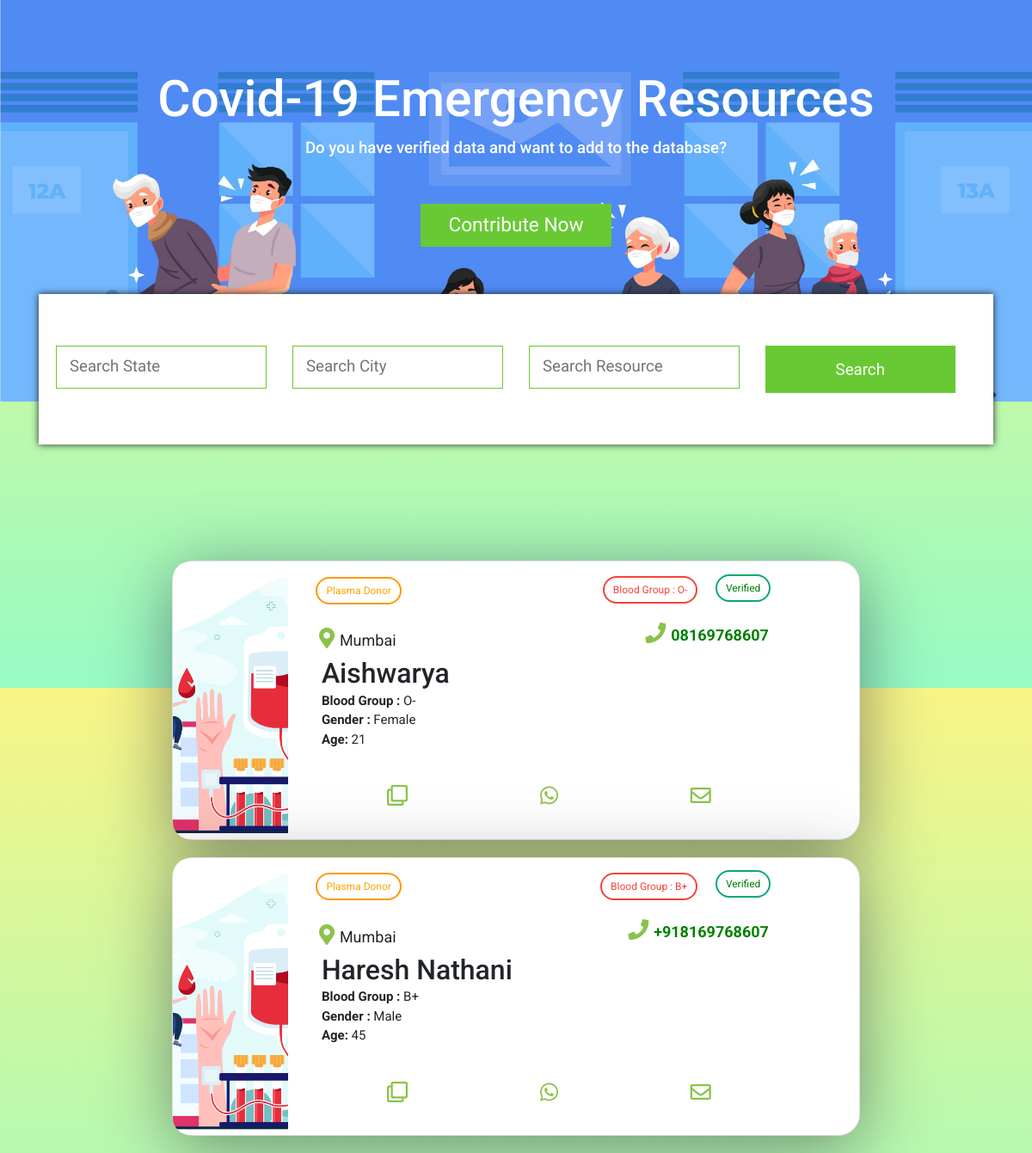
Page /leads/plasmaleads on the committed database.
### srotApp/models.py (models this page shows, shortened)
class Plasma(models.Model):
    volunteer_verify = models.CharField(max_length=100, default="Unverified")
    plasma_donor_name = models.CharField(max_length=100)
    plasma_donor_email = models.CharField(max_length=100)
    plasma_donor_contact = models.CharField(max_length=100)
    plasma_donor_city= models.CharField(max_length=100)
    plasma_donor_bloodgroup = models.CharField(max_length=100)
    plasma_donor_age = models.IntegerField()
    plasma_donor_gender = models.CharField(max_length=100)
    plasma_donor_confirm = models.CharField(max_length=100)

### srotApp/views.py (the view)
# urls.py: path('leads/plasmaleads',views.plasmaleads,name="plasmaleads"),
def plasmaleads(request):
    all_plasma = Plasma.objects.all()
    context = {'plasmas':all_plasma}
    return render(request,'leads/plasmaleads.html', context)

### templates/leads/plasmaleads.html (shortened to what this page needs)
{% extends 'leads/filter.html' %}
{% block body %}
    <div>
        {% for plasma in plasmas %}
        <div class="card">
            <div class="card-text">
                <div class="portada" style="background-image: url('/media/images/leads/plasma.jpg');">
                </div>
                <div class="title-total">
                    <br>
                    <div class="service-type"><button class="btn warning">Plasma Donor</button></div>
                    <div class="service"><button class="btn danger">Blood Group : {{ plasma.plasma_donor_bloodgroup }}</button>
                    </div>
                    <div class="verified"><button class="btn success">Verified</button></div>
                    <div class="contact"><button><i class="fas fa-phone"></i></button>{{ plasma.plasma_donor_contact }}
                    </div>
                    <div class="location"><button><i class="fas fa-map-marker-alt"></i></button>{{ plasma.plasma_donor_city }}</div>
                    <h2>{{ plasma.plasma_donor_name }}</h2>
                    <div class="desc"><b>Blood Group :</b> {{ plasma.plasma_donor_bloodgroup}}
                    <br><b>Gender :</b> {{ plasma.plasma_donor_gender}}
                    <br>
                    <b>Age:</b> {{ plasma.plasma_donor_age }}
                    </div>
                    <div class="actions">
                        <button><i class="far fa-clone"></i></button>
                        <button><i class="fab fa-whatsapp"></i></button>
                        <button><i class="far fa-envelope"></i></button>
                    </div>
                </div>
            </div>
        </div>
        {% endfor %}
    </div>
{% endblock body %}

### media/css/cards.css (style rules this page uses)
body { font-family: Roboto, sans-serif; margin: 0; height: 100vh; display: grid; align-items: center; justify-items: center; background-image: linear-gradient(to top, #96fbc4 0%, #f9f586 100%); }
.card { background: #fff; border-radius: 4px; box-shadow: 0px 14px 80px rgba(34, 35, 58, 0.5); max-width: 800px; display: flex; flex-direction: row; border-radius: 25px; position: relative; margin-top: 10px !important; margin-bottom: 20px !important; }
.card h2 { margin-top: -30px; padding: 0 1rem; }
.card .contact { padding: 1rem; text-align: right; color: green; font-weight: bold; font-size: 18px; margin-top: -20px; margin-right: 9px; }
.card .location { padding: 2rem; text-align: left; font-size: 18px; margin-top: -80px; margin-left: -25px; }
.card .service { padding: inherit; text-align: right; font-weight: bold; font-size: 18px; margin-top: -87px; margin-right: 100px; }
.card .service-type { padding: inherit; text-align: left; font-weight: bold; font-size: 18px; margin-top: -80px; margin-right: 20px; margin-left: -13px; margin-bottom: -5px; }
.card .verified { padding: inherit; text-align: right; font-weight: bold; font-size: 18px; margin-top: -95px; }
.card .desc { padding: 0.5rem 1rem; font-size: 15px; margin-right: 161px; margin-top: -15px; margin-bottom: 20px; }
.card .actions { display: grid; grid-template-columns: repeat(3, 1fr); align-items: center; padding: 0.5rem 1rem; }
.card-text { display: grid; grid-template-columns: 0.7fr 2fr !important; }
.title-total { padding: 2.5em 1.5em 1.5em 1.5em; font-size: 15px; }
.portada { width: 100%; height: 100%; border-top-left-radius: 20px; border-bottom-left-radius: 20px; background-position: bottom center; background-size: cover; }
button { border: none; background: none; font-size: 24px; color: #8bc34a; cursor: pointer; transition: 0.5s; }
.btn { border: 2px solid black; background-color: white; color: black; padding: 5px 10px; font-size: 12px; cursor: pointer; border-radius:25px; }
.success { border-color: #04AA6D; color: green; }
.danger { border-color: #f44336; color: #f44336; margin-top: -10px; margin-right: -15px; }
.warning { border-color: #ff9800; color: orange; }
.desc { min-width: 400px; }

### rows in the picture
Plasma: plasma_donor_bloodgroup "O-", plasma_donor_contact "08169768607", plasma_donor_city "Mumbai", plasma_donor_name "Aishwarya", plasma_donor_gender "Female", plasma_donor_age "21"
Plasma: plasma_donor_bloodgroup "B+", plasma_donor_contact "+918169768607", plasma_donor_city "Mumbai", plasma_donor_name "Haresh Nathani", plasma_donor_gender "Male", plasma_donor_age "45"
